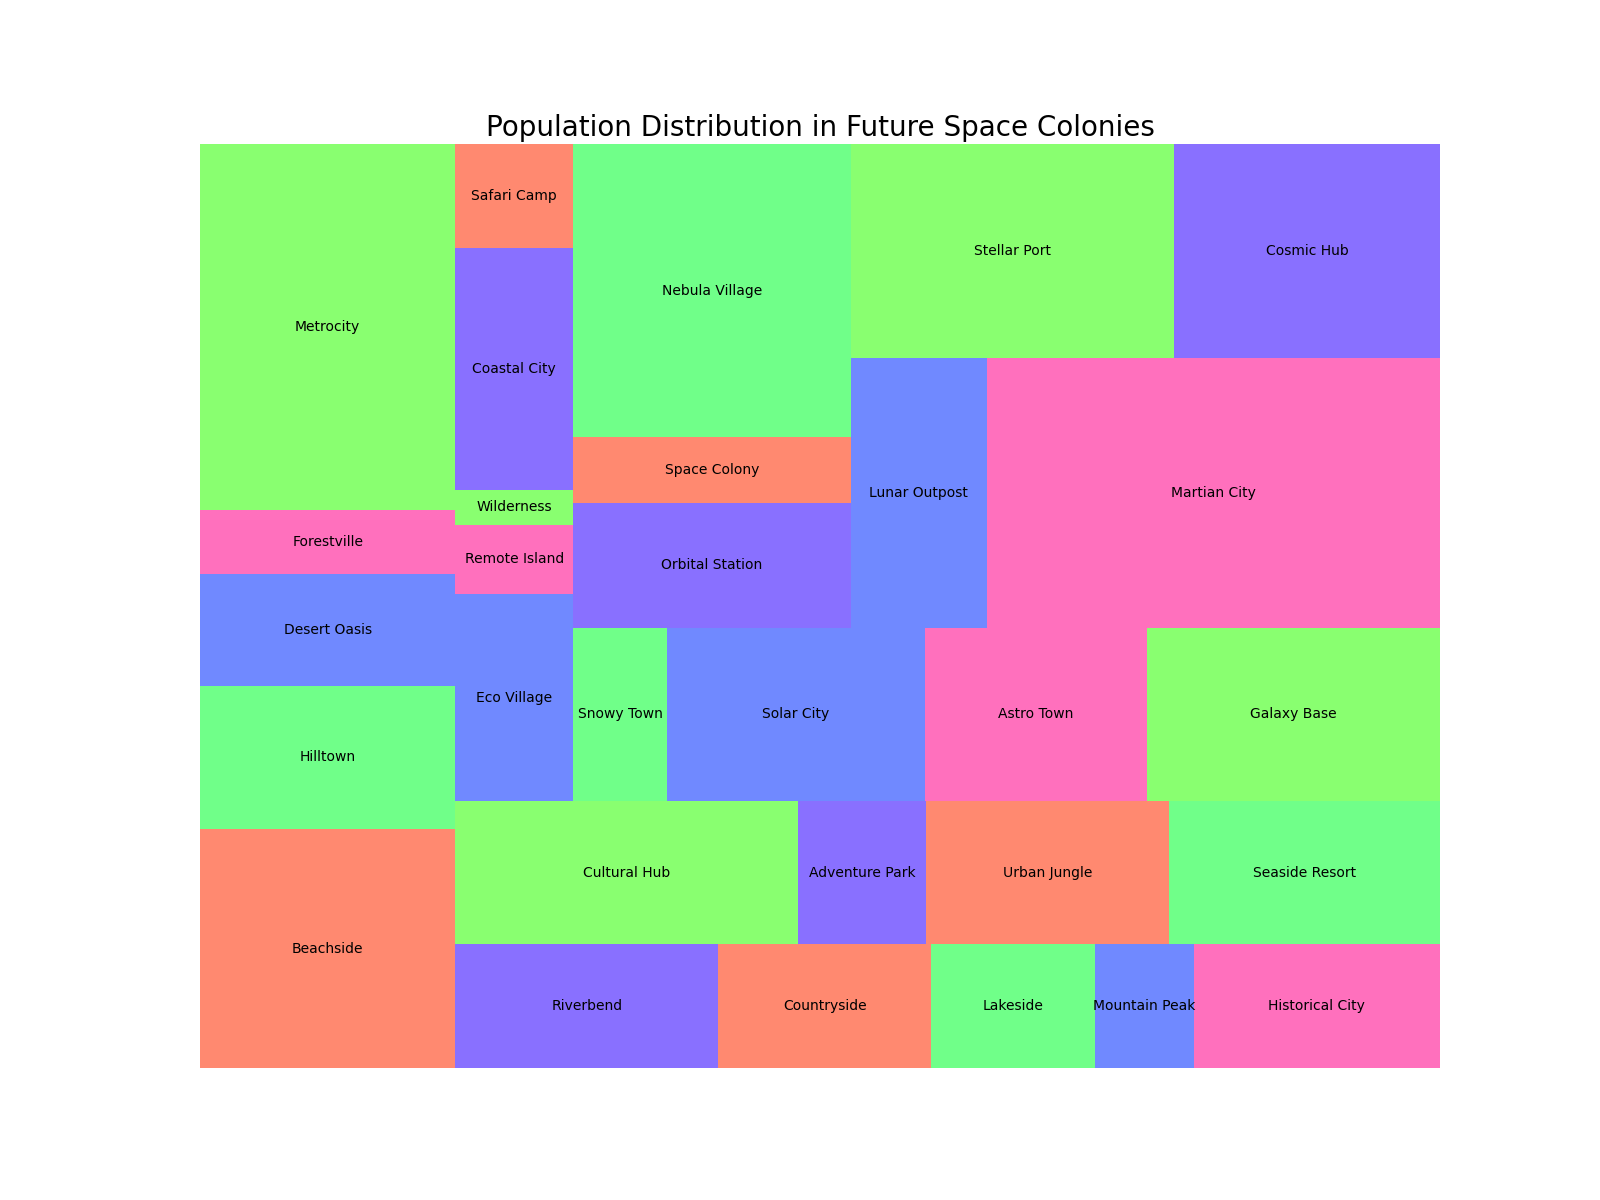

Source code (Python):

import matplotlib.pyplot as plt
import pandas as pd
import squarify

data = {
    'Location': ['Beachside', 'Hilltown', 'Desert Oasis', 'Forestville', 'Metrocity',
                 'Riverbend', 'Countryside', 'Lakeside', 'Mountain Peak', 'Historical City',
                 'Cultural Hub', 'Adventure Park', 'Urban Jungle', 'Seaside Resort', 
                 'Eco Village', 'Remote Island', 'Wilderness', 'Coastal City', 'Safari Camp', 'Snowy Town',
                 'Solar City', 'Astro Town', 'Galaxy Base', 'Orbital Station', 'Space Colony',
                 'Nebula Village', 'Lunar Outpost', 'Martian City', 'Stellar Port', 'Cosmic Hub'],
    'Value': [1500000, 900000, 700000, 400000, 2300000,
              800000, 650000, 500000, 300000, 750000,
              1200000, 450000, 850000, 950000, 
              600000, 200000, 100000, 700000, 300000, 400000,
              1100000, 950000, 1250000, 850000, 450000,
              2000000, 900000, 3000000, 1700000, 1400000]
}

df = pd.DataFrame(data)

plt.figure(figsize=(16,12))

colors = ['#FF5733', '#33FF57', '#3357FF', '#FF33A1', '#57FF33',
          '#5733FF', '#FF5733', '#33FF57', '#3357FF', '#FF33A1',
          '#57FF33', '#5733FF', '#FF5733', '#33FF57', '#3357FF',
          '#FF33A1', '#57FF33', '#5733FF', '#FF5733', '#33FF57',
          '#3357FF', '#FF33A1', '#57FF33', '#5733FF', '#FF5733',
          '#33FF57', '#3357FF', '#FF33A1', '#57FF33', '#5733FF']

squarify.plot(sizes=df['Value'], label=df['Location'], color=colors, alpha=0.7)

plt.title('Population Distribution in Future Space Colonies', fontsize=20)

plt.axis('off')

plt.show()
